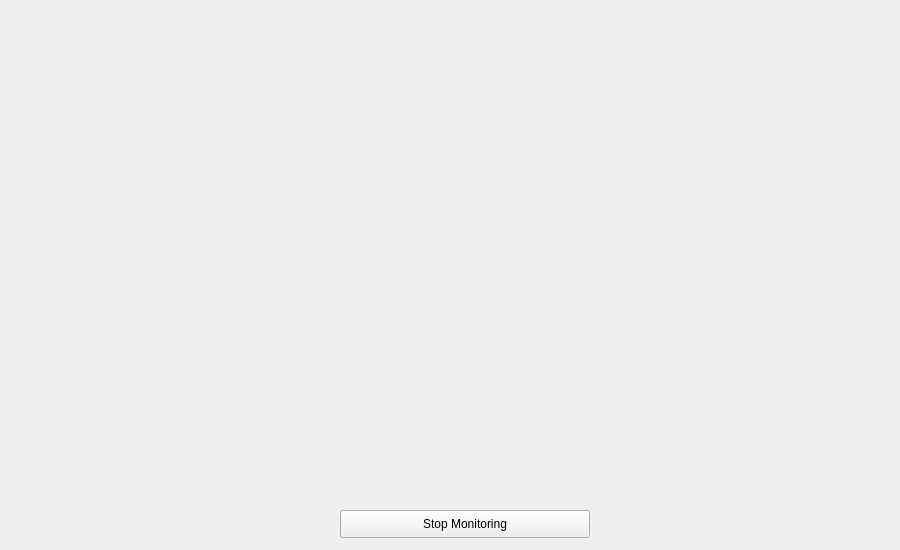
<?xml version="1.0" encoding="UTF-8"?>
<ui version="4.0">
 <class>MainWindow</class>
 <widget class="QMainWindow" name="MainWindow">
  <property name="geometry">
   <rect>
    <x>0</x>
    <y>0</y>
    <width>900</width>
    <height>550</height>
   </rect>
  </property>
  <property name="minimumSize">
   <size>
    <width>900</width>
    <height>550</height>
   </size>
  </property>
  <property name="maximumSize">
   <size>
    <width>900</width>
    <height>550</height>
   </size>
  </property>
  <property name="windowTitle">
   <string>Weapon Detection</string>
  </property>
  <widget class="QWidget" name="centralwidget">
   <widget class="QLabel" name="label_detection">
    <property name="geometry">
     <rect>
      <x>10</x>
      <y>10</y>
      <width>850</width>
      <height>490</height>
     </rect>
    </property>
    <property name="text">
     <string/>
    </property>
   </widget>
   <widget class="QPushButton" name="stop_detection_button">
    <property name="geometry">
     <rect>
      <x>340</x>
      <y>510</y>
      <width>250</width>
      <height>28</height>
     </rect>
    </property>
    <property name="text">
     <string>Stop Monitoring</string>
    </property>
   </widget>
  </widget>
 </widget>
 <resources/>
 <connections/>
</ui>
